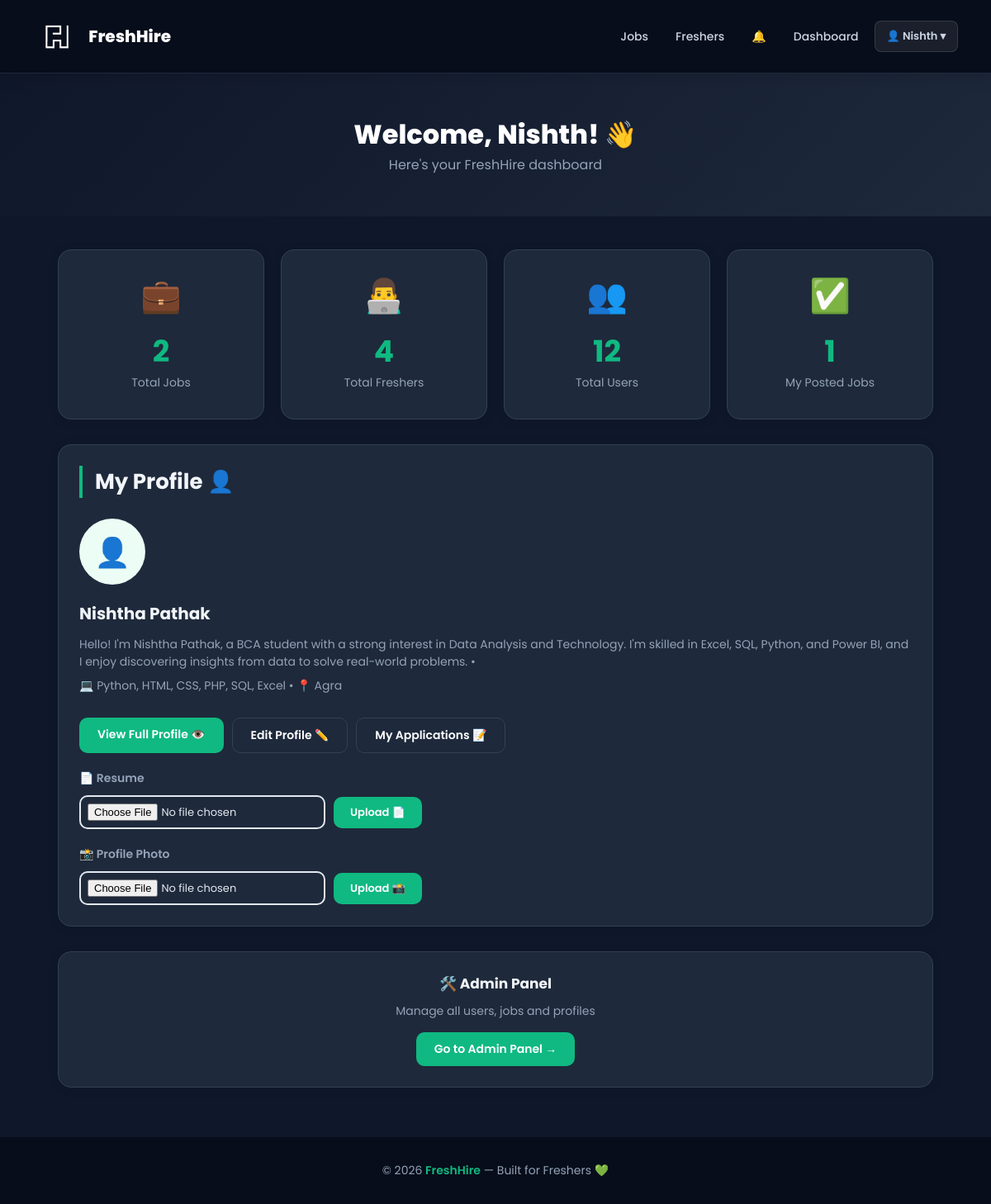
/dashboard (signed in), run on an earlier commit of the app's database.
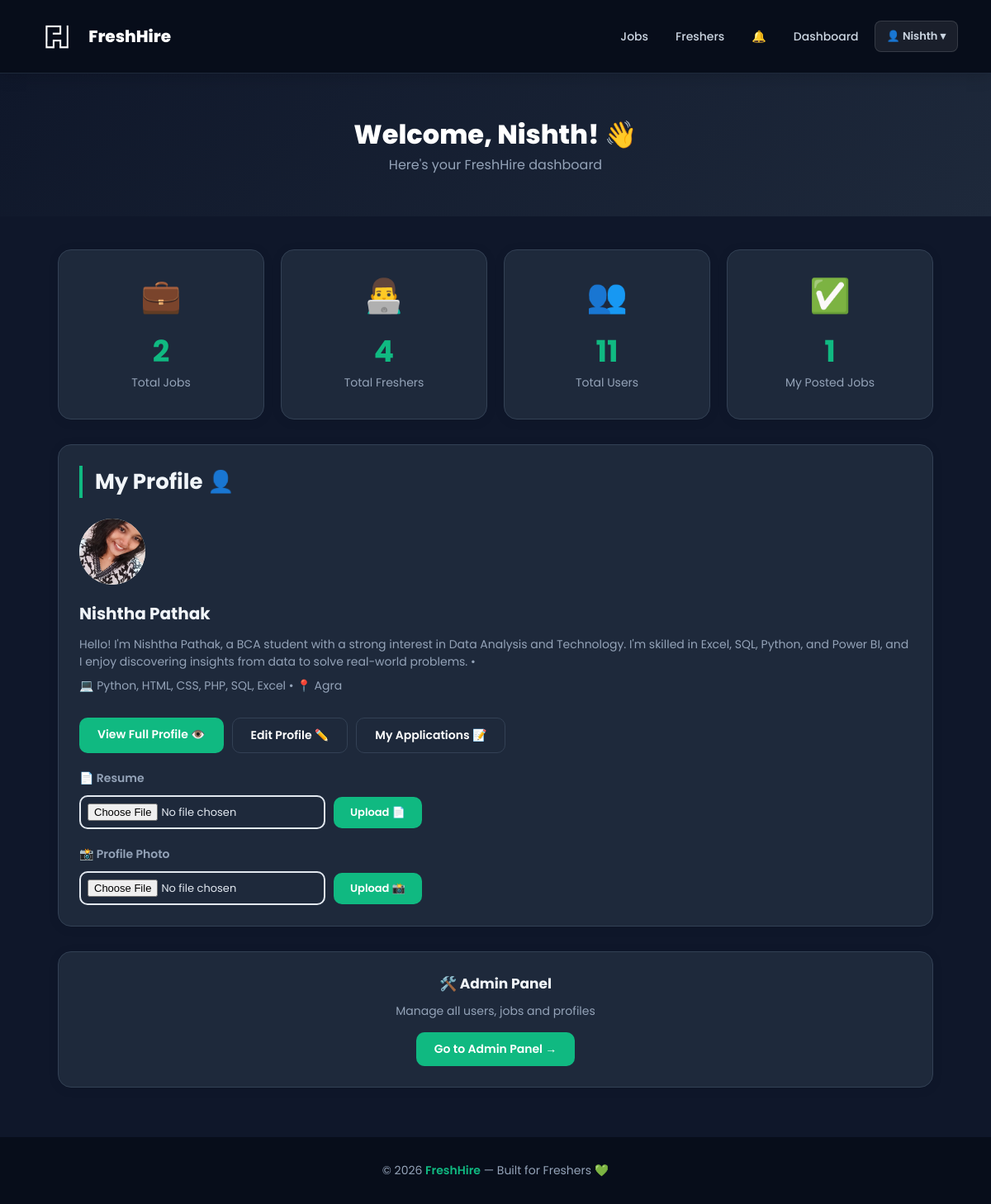
And on a later commit of the database.
### tables this page shows
CREATE TABLE profiles (
    id            INTEGER PRIMARY KEY AUTOINCREMENT,
    user_id       INTEGER,
    name          TEXT,
    email         TEXT,
    phone         TEXT,
    city          TEXT,
    bio           TEXT,
    college       TEXT,
    degree        TEXT,
    primary_skill TEXT,
    project_title TEXT,
    project_desc  TEXT,
    project_link  TEXT
, resume TEXT, photo TEXT);

### app.py (the view)
@app.route("/dashboard")
def dashboard():
    if "user_id" not in session:
        flash("Please login first!", "error")
        return redirect(url_for("login"))
    conn = get_db()
    total_jobs     = conn.execute("SELECT COUNT(*) FROM jobs").fetchone()[0]
    total_profiles = conn.execute("SELECT COUNT(*) FROM profiles").fetchone()[0]
    total_users    = conn.execute("SELECT COUNT(*) FROM users").fetchone()[0]
    my_jobs        = conn.execute("SELECT * FROM jobs WHERE posted_by=? ORDER BY id DESC", (session["user_id"],)).fetchall()
    my_profile     = conn.execute("SELECT * FROM profiles WHERE user_id=?", (session["user_id"],)).fetchone()
    is_admin       = conn.execute("SELECT * FROM admins WHERE user_id=?", (session["user_id"],)).fetchone()
    conn.close()
    return render_template("dashboard.html", total_jobs=total_jobs, total_profiles=total_profiles,
                           total_users=total_users, my_jobs=my_jobs, my_profile=my_profile, is_admin=is_admin)

### app.py (called while the page is built)
def get_db():
    conn = sqlite3.connect("freshhire.db")
    conn.row_factory = sqlite3.Row
    return conn

@app.context_processor
def inject_globals():
    notif_count = 0
    if "user_id" in session:
        try:
            conn = get_db()
            notif_count = conn.execute(
                "SELECT COUNT(*) FROM notifications WHERE user_id=? AND is_read=0",
                (session["user_id"],)
            ).fetchone()[0]
            conn.close()
        except:
            pass
    return {"notif_count": notif_count}

### templates/dashboard.html (shortened to what the changed rows need)
<!DOCTYPE html>
<html>
<head>
    <link rel="stylesheet" href="/static/style.css">
</head>
<body>
<div style="background: linear-gradient(135deg, #0f172a, #1e293b); padding:50px 20px; color:white; text-align:center;">
    <h1 style="font-size:32px; font-weight:800;">Welcome, {{ session.get('name') }}! 👋</h1>
</div>
<div class="container">
    <div style="display:grid; grid-template-columns:repeat(auto-fill, minmax(200px, 1fr)); gap:20px; margin-top:30px;">
        <div class="card" style="text-align:center;">
            <h2 style="color:#10b981; font-size:36px;">{{ total_jobs }}</h2>
        </div>
        <div class="card" style="text-align:center;">
            <h2 style="color:#10b981; font-size:36px;">{{ total_profiles }}</h2>
        </div>
        <div class="card" style="text-align:center;">
            <div style="font-size:40px; margin-bottom:10px;">👥</div>
            <h2 style="color:#10b981; font-size:36px;">{{ total_users }}</h2>
            <p style="color:#94a3b8;">Total Users</p>
        </div>
        <div class="card" style="text-align:center;">
            <h2 style="color:#10b981; font-size:36px;">{{ my_jobs|length }}</h2>
        </div>
    </div>
    <div class="card" style="margin-top:30px;">
        <h2 class="section-title">My Profile 👤</h2>
        {% if my_profile %}
        <div style="display:flex; align-items:center; gap:20px; flex-wrap:wrap;">
            <div style="width:80px; height:80px; background:#ecfdf5; border-radius:50%; display:flex; align-items:center; justify-content:center; font-size:35px; overflow:hidden; flex-shrink:0;">
                {% if my_profile.photo %}
                <img src="/static/photos/{{ my_profile.photo }}" style="width:80px; height:80px; object-fit:cover;">
                {% else %}
                👤
                {% endif %}
            </div>
            <div>
                <h3 style="color:#10b981; font-size:20px;">{{ my_profile.name }}</h3>
                <p style="color:#94a3b8; font-size:14px;">{{ my_profile.degree }} • {{ my_profile.college }}</p>
                <p style="color:#64748b; font-size:14px;">💻 {{ my_profile.primary_skill }} • 📍 {{ my_profile.city }}</p>
            </div>
        </div>
        <div style="margin-top:20px; display:flex; gap:10px; flex-wrap:wrap;">
            <a href="/my-profile" class="btn">View Full Profile 👁️</a>
            <a href="/edit-profile" class="btn" style="background:#1e293b; border:1px solid #334155;">Edit Profile ✏️</a>
            <a href="/my-applications" class="btn" style="background:#1e293b; border:1px solid #334155;">My Applications 📝</a>
        </div>
        <form method="POST" action="/upload-resume" enctype="multipart/form-data" style="margin-top:20px;">
            <p style="font-weight:600; color:#10b981; margin-bottom:10px;">📄 Resume</p>
            <div style="display:flex; align-items:center; gap:10px; flex-wrap:wrap;">
                <input type="file" name="resume" accept=".pdf" style="border:2px solid #e2e8f0; padding:8px; border-radius:10px; font-size:13px; font-family:'Poppins',sans-serif;">
                <button type="submit" class="btn" style="padding:9px 20px; font-size:13px;">Upload 📄</button>
            </div>
        </form>
        <form method="POST" action="/upload-photo" enctype="multipart/form-data" style="margin-top:20px;">
            <p style="font-weight:600; color:#10b981; margin-bottom:10px;">📸 Profile Photo</p>
            <div style="display:flex; align-items:center; gap:10px; flex-wrap:wrap;">
                <input type="file" name="photo" accept=".jpg,.jpeg,.png" style="border:2px solid #e2e8f0; padding:8px; border-radius:10px; font-size:13px; font-family:'Poppins',sans-serif;">
                <button type="submit" class="btn" style="padding:9px 20px; font-size:13px;">Upload 📸</button>
            </div>
        </form>
        {% else %}
        <div style="text-align:center; padding:30px;">
            <p style="color:#94a3b8; margin-bottom:15px;">You haven't created a profile yet!</p>
            <a href="/profile" class="btn">Create Profile Now</a>
        </div>
        {% endif %}
    </div>
</div>
</body>
</html>

What changed in the data, as far as the page shows it:
changed profiles "Nishtha Pathak": photo: picture added
Also different on the page:
{{ total_users }}: "12" → "11"
